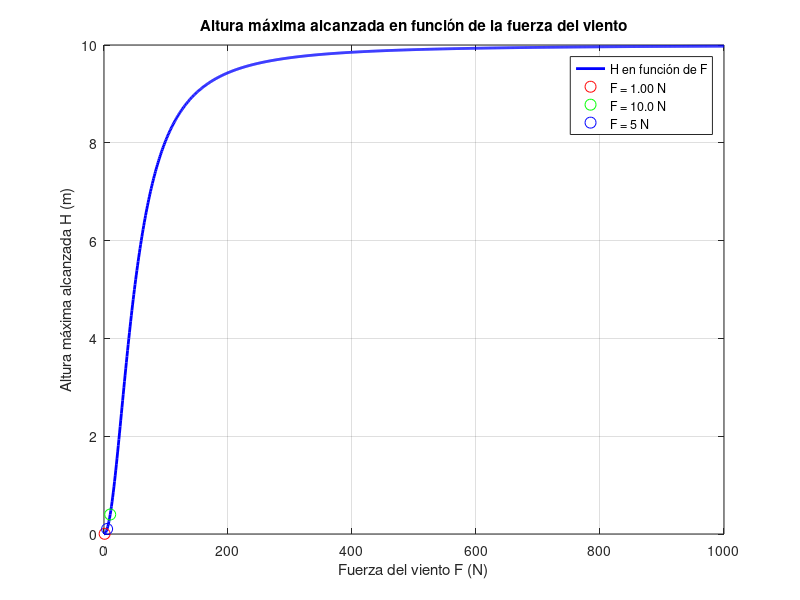
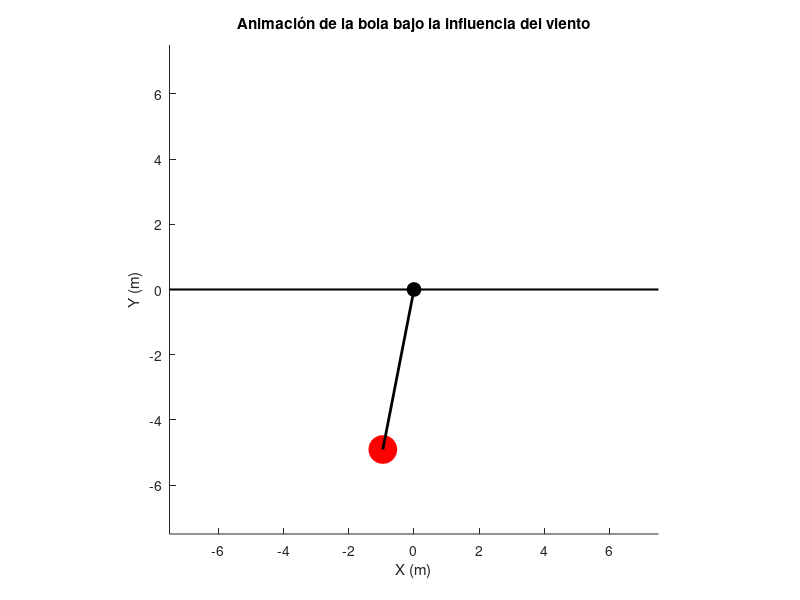

MATLAB code for these plots, in order:
clear
clc
% Solicitud de entrada del usuario
m = input("Ingrese la masa de la bola (kg): "); % masa en kg
while m <= 0
    disp("La masa debe ser un valor positivo.");
    m = input("Ingrese la masa de la bola (kg): ");
end

L = input("Ingrese la longitud de la cuerda (m): "); % longitud de la cuerda en m
while L <= 0
    disp("La longitud de la cuerda debe ser un valor positivo.");
    L = input("Ingrese la longitud de la cuerda (m): ");
end

g = 9.81; % aceleración debido a la gravedad en m/s^2

% Rango de fuerzas F
F = linspace(0, 1000, 1000); % generando 1000 valores para F

% Cálculo de la altura máxima H como función de F
H = (2 * F.^2 * L) ./ (F.^2 + (m * g)^2);

% Crear la gráfica
figure;
plot(F, H, 'b-', 'LineWidth', 2); % gráfica de H
xlabel('Fuerza del viento F (N)');
ylabel('Altura máxima alcanzada H (m)');
title('Altura máxima alcanzada en función de la fuerza del viento');
grid on;

% Evaluación de H para F = 1.00 N y F = 10.0 N
F1 = 1.00; % Fuerza en N
H1 = (2 * F1^2 * L) / (F1^2 + (m * g)^2);
F10 = 10.0; % Fuerza en N
H10 = (2 * F10^2 * L) / (F10^2 + (m * g)^2);
Fa = input("Ingrese una fuerza para la animacion: "); % Fuerza en N
Ha = (2 * Fa^2 * L) / (Fa^2 + (m * g)^2);
% Mostrar los resultados
fprintf('Para una fuerza del viento de F = 1.00 N, la altura máxima alcanzada es %.4f m\n', H1);
fprintf('Para una fuerza del viento de F = 10.0 N, la altura máxima alcanzada es %.4f m\n', H10);
fprintf('Para una fuerza del viento de F = %s N, la altura máxima alcanzada es %.4f m\n', num2str(Fa), Ha);

% Añadir puntos específicos a la gráfica
hold on;
plot(F1, H1, 'ro', 'MarkerSize', 8, 'DisplayName', 'F = 1.00 N');
plot(F10, H10, 'go', 'MarkerSize', 8, 'DisplayName', 'F = 10.0 N');
plot(Fa, Ha, 'bo', 'MarkerSize', 8, 'DisplayName', 'F = 10.0 N');
legend('H en función de F', 'F = 1.00 N', 'F = 10.0 N', ['F = ', num2str(Fa), ' N']);
hold off;

% Simulación de la situación
fprintf('\nImagine que una bola de masa %0.2f kg está colgada de una cuerda de longitud %0.2f m.\n', m, L);
disp('El viento sopla constantemente hacia la derecha, haciendo que la bola se balancee.');
disp('La altura máxima alcanzada por la bola antes de volver a balancearse hacia abajo depende de la fuerza del viento aplicada.');
disp('El programa calcula y grafica la altura máxima alcanzada en función de la fuerza del viento.');
disp(['Además, muestra la altura máxima para una fuerza de viento de 1.00 N, 10.0 N y ' num2str(Fa) ' N'])


% Resolviendo para encontrar la altura máxima H y theta_max
H_anim = (2 * Fa^2 * L) / (Fa^2 + (m * g)^2);
theta_max = acos((L - H_anim) / L);

% Tiempo de simulación
t_max = 2 * sqrt(2 * L / g);  % tiempo estimado para el balanceo completo
dt = 0.01;  % incremento de tiempo
t = 0:dt:t_max;

% Inicialización de la figura
figure;
axis equal;
axis([-1.5*L 1.5*L -1.5*L 1.5*L]);  % Ajustamos los límites del eje para que Y positivo sea visible
hold on;
line([-1.5*L 1.5*L], [0 0], 'Color', 'k', 'LineWidth', 1.5);  % suelo
pivot = plot(0, 0, 'ko', 'MarkerSize', 10, 'MarkerFaceColor', 'k');
ball = plot(0, -L, 'ro', 'MarkerSize', 20, 'MarkerFaceColor', 'r');
rod = plot([0 0], [0 -L], 'k', 'LineWidth', 2);
title('Animación de la bola bajo la influencia del viento');
xlabel('X (m)');
ylabel('Y (m)');

% Animación
for i = 1:length(t)
    theta = theta_max * cos(sqrt(g/L) * t(i));  % Ángulo en el tiempo t
    x = L * sin(theta);  % Coordenada X
    y = -L * cos(theta); % Coordenada Y (negativa porque es hacia abajo)
    
    % Actualizar la posición de la bola y la cuerda
    set(ball, 'XData', x, 'YData', y);
    set(rod, 'XData', [0 x], 'YData', [0 y]);
    
    drawnow;
end

